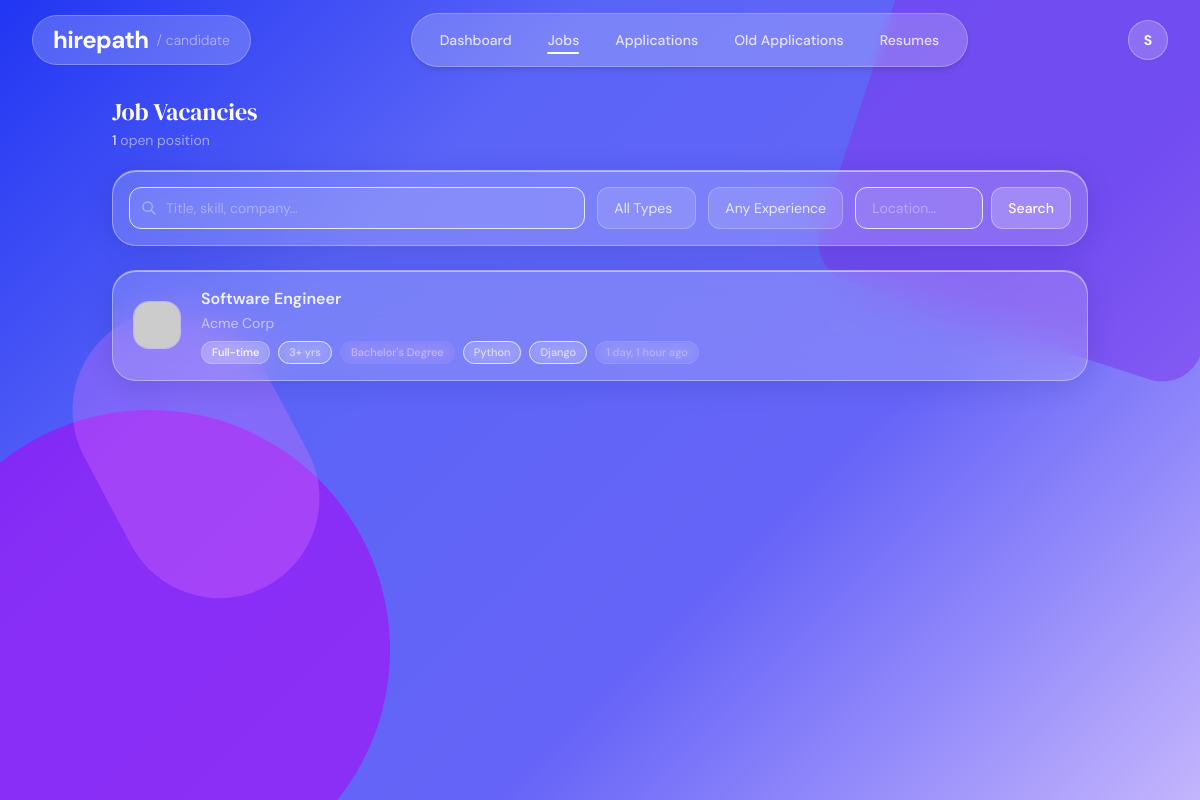
Page /jobs/ (signed in) on the committed database.
### jobs/models.py (models this page shows, shortened)
class Job(models.Model):
    class JobType(models.TextChoices):
        FULL_TIME  = "full_time",  "Full-time"
        PART_TIME  = "part_time",  "Part-time"
        CONTRACT   = "contract",   "Contract"
        INTERNSHIP = "internship", "Internship"
        REMOTE     = "remote",     "Remote"
        HYBRID     = "hybrid",     "Hybrid"
    class Status(models.TextChoices):
        OPEN   = "open",   "Open"
        CLOSED = "closed", "Closed"
        DRAFT  = "draft",  "Draft"
    class QualificationLevel(models.TextChoices):
        ANY      = "",         "Any / Not specified"
        DIPLOMA  = "diploma",  "Diploma"
        BACHELOR = "bachelor", "Bachelor's Degree"
        MASTER   = "master",   "Master's Degree"
        PHD      = "phd",      "PhD / Doctorate"
    company          = models.ForeignKey(
                         CompanyProfile,
                         on_delete=models.CASCADE,
                         related_name="jobs"
                       )
    title            = models.CharField(max_length=255)
    description      = models.TextField()
    requirements     = models.TextField(blank=True, help_text="Detailed role requirements")
    responsibilities = models.TextField(blank=True, help_text="Key responsibilities")
    experience_required    = models.IntegerField(
                               default=0,
                               help_text="Minimum years of experience required"
                             )
    qualification_required = models.CharField(
                               max_length=20,
                               choices=QualificationLevel.choices,
                               default=QualificationLevel.ANY,
                               blank=True,
                               help_text="Minimum qualification level required"
                             )
    open_positions   = models.PositiveIntegerField(
                         default=1,
                         help_text="Number of open positions for this role"
                       )
    skills           = models.ManyToManyField(Skill, blank=True)
    location         = models.CharField(max_length=255, blank=True)
    job_type         = models.CharField(
                         max_length=20,
                         choices=JobType.choices,
                         default=JobType.FULL_TIME
                       )
    salary_min       = models.PositiveIntegerField(null=True, blank=True)
    salary_max       = models.PositiveIntegerField(null=True, blank=True)
    salary_currency  = models.CharField(max_length=10, default="NPR")
    status           = models.CharField(
                         max_length=10,
                         choices=Status.choices,
                         default=Status.OPEN
                       )
    deadline         = models.DateField(null=True, blank=True)
    created_at       = models.DateTimeField(auto_now_add=True)
    updated_at       = models.DateTimeField(auto_now=True)
    results_published    = models.BooleanField(default=False)
    shortlist_email_sent = models.BooleanField(default=False)
    class Meta:
        ordering = ["-created_at"]

class Skill(models.Model):
    name = models.CharField(max_length=100, unique=True)

### accounts/models.py (models this page shows, shortened)
class CompanyProfile(models.Model):
    user         = models.OneToOneField(User, on_delete=models.CASCADE)
    phone           = models.CharField(max_length=20, blank=True)
    company_name = models.CharField(max_length=255)
    description  = models.TextField()
    website      = models.URLField(blank=True, null=True)
    location     = models.CharField(max_length=255, blank=True, null=True)
    logo         = models.ImageField(upload_to='company_logos/', blank=True, null=True)

### jobs/views.py (the view, shortened to what this page needs)
# urls.py: path("",                              views.job_list,           name="job_list"),
def job_list(request):
    jobs = (
        Job.objects
        .filter(status=Job.Status.OPEN)
        .select_related("company")
        .prefetch_related("skills")
    )
    filter_form = JobFilterForm(request.GET or None)
    has_resumes = False
    candidate   = _get_candidate(request)
    if candidate:
        has_resumes = candidate.resumes.exists()
    return render(request, "jobs/job_list.html", {
        "jobs":        jobs,
        "filter_form": filter_form,
        "total":       jobs.count(),
        "has_resumes": has_resumes,
    })

### jobs/forms.py
class JobFilterForm(forms.Form):
    q = forms.CharField(
        required=False,
        label="Search",
        widget=forms.TextInput(attrs={"placeholder": "Job title, company, or skill..."})
    )
    job_type = forms.ChoiceField(
        required=False,
        choices=[("", "All Types")] + list(Job.JobType.choices)
    )
    experience = forms.ChoiceField(
        required=False,
        choices=[
            ("", "Any Experience"),
            ("0", "Fresher (0 yrs)"),
            ("1", "1+ years"),
            ("3", "3+ years"),
            ("5", "5+ years"),
        ]
    )
    location = forms.CharField(
        required=False,
        widget=forms.TextInput(attrs={"placeholder": "Location..."})
    )

### jobs/context_processors.py (called while the page is built)
def to_shortlist_count(request):
    if not request.user.is_authenticated:
        return {}
    try:
        company = CompanyProfile.objects.get(user=request.user)
        count = Job.objects.filter(
            company=company,
            results_published=True,
            shortlist_email_sent=False,
        ).count()
        return {'to_shortlist_count': count}
    except CompanyProfile.DoesNotExist:
        return {}

### jobs/views.py (called while the page is built)
def _get_candidate(request):
    if not request.user.is_authenticated:
        return None
    return CandidateProfile.objects.filter(user=request.user).first()

### templates/jobs/job_list.html (shortened to what this page needs)
{% extends "candidate_base.html" %}
{% block nav_jobs %}active{% endblock %}
{% block nav_avatar %}
{% if request.user.is_authenticated %}
  <div class="h-10 w-10 flex items-center justify-center rounded-full backdrop-blur-md bg-white/20 border border-white/30 hover:bg-white/35 transition-all shadow-sm font-bold text-white text-sm select-none">
    {{ request.user.first_name|first|default:request.user.username|first|upper }}{{ request.user.last_name|first|upper }}
  </div>
{% else %}
  <a href="{% url 'register' %}"
     class="hidden md:block bg-white/18 border border-white/30 text-white text-sm font-medium px-5 py-2 rounded-full hover:bg-white/88 hover:text-indigo-700 transition-all">
    Register
  </a>
{% endif %}
{% endblock %}
{% block main_content %}
<main class="max-w-5xl mx-auto px-4 md:px-6 pt-[12vh] pb-12 relative z-10">
  <div class="flex items-center justify-between mb-5">
    <div>
      <h1 class="font-serif-display text-2xl text-white">Job Vacancies</h1>
      <p class="text-sm text-white/50 mt-0.5">
        <span class="text-white/80 font-medium">{{ total }}</span> open position{{ total|pluralize }}
      </p>
    </div>
  </div>
  <form method="get" action="{% url 'job_list' %}"
        class="glass-card rounded-3xl p-4 mb-6 flex flex-col sm:flex-row gap-3 flex-wrap items-end">
    <div class="relative flex-1 min-w-[180px]">
      <svg class="absolute left-3 top-1/2 -translate-y-1/2 w-4 h-4 text-white/40" fill="none" stroke="currentColor" viewBox="0 0 24 24">
        <path stroke-linecap="round" stroke-linejoin="round" stroke-width="2" d="M21 21l-6-6m2-5a7 7 0 11-14 0 7 7 0 0114 0z"/>
      </svg>
      <input type="text" name="q" value="{{ filter_form.q.value|default:'' }}"
             placeholder="Title, skill, company…"
             class="w-full bg-white/10 border border-white/22 rounded-xl pl-9 pr-4 py-2.5 text-sm text-white placeholder-white/35 outline-none focus:border-white/50 focus:bg-white/15 transition-all"/>
    </div>
    <select name="job_type" onchange="this.form.submit()"
            class="filter-select rounded-xl px-4 py-2.5 text-sm cursor-pointer">
      <option value="">All Types</option>
    </select>
    <select name="experience" onchange="this.form.submit()"
            class="filter-select rounded-xl px-4 py-2.5 text-sm cursor-pointer">
      {% for val, label in filter_form.fields.experience.choices %}
      <option value="{{ val }}" {% if filter_form.experience.value == val %}selected{% endif %}>{{ label }}</option>
      {% endfor %}
    </select>
    <div class="flex gap-2">
      <input type="text" name="location" value="{{ filter_form.location.value|default:'' }}"
             placeholder="Location…"
             class="bg-white/10 border border-white/22 rounded-xl px-4 py-2.5 text-sm text-white placeholder-white/35 outline-none focus:border-white/50 focus:bg-white/15 transition-all w-32"/>
      <button type="submit"
              class="bg-white/20 border border-white/35 text-white text-sm font-medium px-4 py-2.5 rounded-xl hover:bg-white/88 hover:text-indigo-700 transition-all shrink-0">
        Search
      </button>
    </div>
  </form>
  {% if jobs %}
  <div class="flex flex-col gap-3">
    {% for job in jobs %}
    <div class="job-card glass-card rounded-3xl px-5 py-4 flex items-center gap-5"
         onclick="window.location.href='{% url 'job_detail' job.id %}'">
      <div class="w-12 h-12 rounded-2xl bg-white/15 backdrop-blur-md border border-white/30 flex items-center justify-center shrink-0 overflow-hidden">
        {% if job.company.logo %}
          <img src="{{ job.company.logo.url }}" alt="{{ job.company.company_name }}" class="w-full h-full object-cover"/>
        {% else %}
          <img src="https://api.dicebear.com/7.x/initials/svg?seed={{ job.company.company_name|urlencode }}&backgroundColor=dbeafe&textColor=2563eb"
               alt="{{ job.company.company_name }}" class="w-full h-full object-cover"/>
        {% endif %}
      </div>
      <div class="flex-1 min-w-0">
        <a href="{% url 'job_detail' job.id %}"
           class="job-title text-base font-semibold text-white/90 hover:text-white transition-colors block truncate"
           onclick="event.stopPropagation()">
          {{ job.title }}
        </a>
        <p class="text-sm text-white/55 mt-0.5 truncate">
          {{ job.company.company_name }}{% if job.location %} · {{ job.location }}{% endif %}
        </p>
        <div class="flex items-center gap-2 mt-2 flex-wrap">
          <span class="job-tag bg-white/15 text-white border border-white/25">{{ job.get_job_type_display }}</span>
          {% if job.experience_required %}
          <span class="job-tag bg-white/10 text-white/60 border border-white/18">{{ job.experience_required }}+ yrs</span>
          {% endif %}
          {% if job.qualification_required %}
          <span class="job-tag bg-violet-500/15 text-violet-300 border border-violet-400/20">{{ job.get_qualification_required_display }}</span>
          {% endif %}
          {% for skill in job.skills.all|slice:":3" %}
          <span class="job-tag bg-white/10 text-white/65 border border-white/18">{{ skill.name }}</span>
          {% endfor %}
          <span class="job-tag bg-white/6 text-white/30 border border-white/10">{{ job.created_at|timesince }} ago</span>
        </div>
      </div>
    </div>
    {% endfor %}
  </div>
  {% endif %}
</main>
{% endblock %}

### templates/candidate_base.html (style rules this page uses)
*, *::before, *::after { box-sizing: border-box; }
* { font-family: 'DM Sans', sans-serif; }
body { font-size: 16px; min-height: 100vh; overflow-x: hidden; }
.font-serif-display { font-family: 'DM Serif Display', serif; }
.glass, .glass-card { background: rgba(255,255,255,0.18); backdrop-filter: blur(20px); -webkit-backdrop-filter: blur(20px); border: 1px solid rgba(255,255,255,0.35); box-shadow: 0 4px 28px rgba(0,0,80,0.12), inset 0 1px 0 rgba(255,255,255,0.5); transition: background 0.2s ease, box-shadow 0.2s ease; }

### templates/jobs/job_list.html (style rules this page uses)
.job-card { transition: all 0.2s ease; cursor: pointer; }
.job-tag { font-size: 11px; padding: 2px 10px; border-radius: 999px; font-weight: 500; backdrop-filter: blur(8px); }
.filter-select { background: rgba(255,255,255,0.12); border: 1px solid rgba(255,255,255,0.25); color: rgba(255,255,255,0.80); appearance: none; -webkit-appearance: none; outline: none; transition: all 0.15s ease; }
.filter-select option { background: #3730a3; color: #fff; }

### rows in the picture
Job: title "Software Engineer", company.company_name "Acme Corp", job_type "Full-time", experience_required "3", qualification_required "Bachelor's Degree", created_at "1 day, 1 hour"
Skill: name "Python"
Skill: name "Django"

### other values in the picture
{{ total }} "1"
form field experience "Any Experience"
